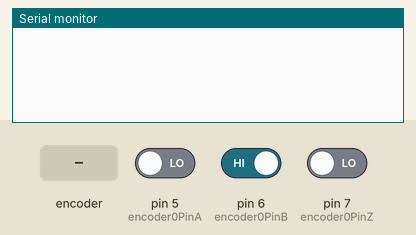
Simulated run of this sketch. Board: Arduino Uno, built with avr-gcc and run on an emulated ATmega328P. Parts: the last lines printed to the serial monitor. Inputs (shaded band) come from the test bench; at power-on: pin 7 (encoder0PinZ) LOW, pin 5 (encoder0PinA) LOW, pin 6 (encoder0PinB) HIGH.

Above: at 1.2 s.
1.3 s: rotary encoder on pin 5 (encoder0PinA) / pin 6 (encoder0PinB) turned 1 step (first pin leading)
At 2.6 s:
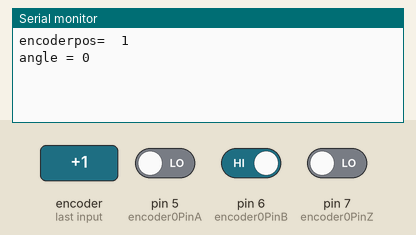
3.0 s: pin 7 (encoder0PinZ) driven HIGH
At 3.6 s:
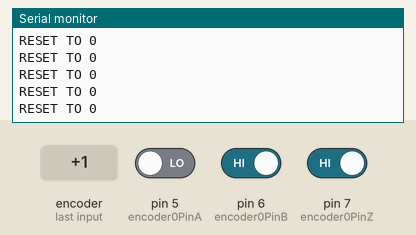

The sketch:

encoder.ino
```cpp
 int encoder0PinA = 5;
 int encoder0PinB = 6;
 int encoder0PinZ = 7;
 int angle;
 int emax=0;
 int encoder0Pos;
 int encoder0PinALast = LOW;
 int n = LOW;

 void setup() {
   pinMode (encoder0PinA,INPUT);
   pinMode (encoder0PinB,INPUT);
   pinMode (encoder0PinZ,INPUT);
   Serial.begin (115200);
 }

 void loop() {
  int z=10;
   n = digitalRead(encoder0PinA);
   z=digitalRead(encoder0PinZ);
   //Serial.println(z);
   if (z == HIGH){
      encoder0Pos=0;
      Serial.println("RESET TO 0");
   }

   if ((encoder0PinALast == LOW) && (n == HIGH)) {
      if (digitalRead(encoder0PinB) == LOW) {
        encoder0Pos++;

      } else {
        encoder0Pos--;

      }

     angle=(encoder0Pos*360)/1024;
     Serial.print("encoderpos=  ");
     Serial.println (encoder0Pos);
     Serial.print("angle = ");
     Serial.println (angle);
   }
   encoder0PinALast = n;
 }
```

Measured:
- after the input at 1.3 s, the serial monitor: prints a new line after 0.05 s (image 1)
- after the input at 3.0 s, the serial monitor: prints a new line at once (image 2)
